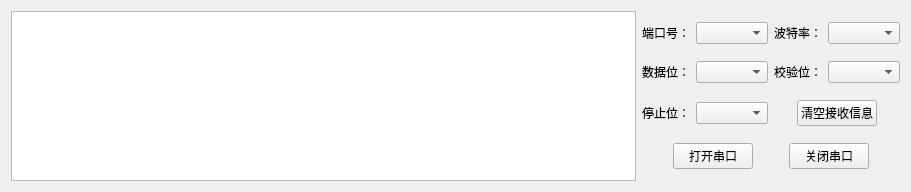
<?xml version="1.0" encoding="UTF-8"?>
<ui version="4.0">
 <class>Usart</class>
 <widget class="QWidget" name="Usart">
  <property name="geometry">
   <rect>
    <x>0</x>
    <y>0</y>
    <width>911</width>
    <height>192</height>
   </rect>
  </property>
  <property name="windowTitle">
   <string>Form</string>
  </property>
  <layout class="QHBoxLayout" name="horizontalLayout_11" stretch="5,1">
   <item>
    <widget class="QTextEdit" name="PortInfo"/>
   </item>
   <item>
    <layout class="QVBoxLayout" name="verticalLayout">
     <item>
      <layout class="QHBoxLayout" name="horizontalLayout_6">
       <item>
        <layout class="QHBoxLayout" name="horizontalLayout_2" stretch="1,2">
         <item>
          <widget class="QLabel" name="label_2">
           <property name="text">
            <string>端口号：</string>
           </property>
          </widget>
         </item>
         <item>
          <widget class="QComboBox" name="PortCB"/>
         </item>
        </layout>
       </item>
       <item>
        <layout class="QHBoxLayout" name="horizontalLayout" stretch="1,2">
         <item>
          <widget class="QLabel" name="label">
           <property name="text">
            <string>波特率：</string>
           </property>
          </widget>
         </item>
         <item>
          <widget class="QComboBox" name="BaudCB"/>
         </item>
        </layout>
       </item>
      </layout>
     </item>
     <item>
      <layout class="QHBoxLayout" name="horizontalLayout_7">
       <item>
        <layout class="QHBoxLayout" name="horizontalLayout_3" stretch="1,2">
         <item>
          <widget class="QLabel" name="label_3">
           <property name="text">
            <string>数据位：</string>
           </property>
          </widget>
         </item>
         <item>
          <widget class="QComboBox" name="NumbitCB"/>
         </item>
        </layout>
       </item>
       <item>
        <layout class="QHBoxLayout" name="horizontalLayout_4" stretch="1,2">
         <item>
          <widget class="QLabel" name="label_4">
           <property name="text">
            <string>校验位：</string>
           </property>
          </widget>
         </item>
         <item>
          <widget class="QComboBox" name="CheckbitCB"/>
         </item>
        </layout>
       </item>
      </layout>
     </item>
     <item>
      <layout class="QHBoxLayout" name="horizontalLayout_9">
       <item>
        <layout class="QHBoxLayout" name="horizontalLayout_5" stretch="1,2">
         <item>
          <widget class="QLabel" name="label_5">
           <property name="text">
            <string>停止位：</string>
           </property>
          </widget>
         </item>
         <item>
          <widget class="QComboBox" name="StopbitCB"/>
         </item>
        </layout>
       </item>
       <item>
        <layout class="QHBoxLayout" name="horizontalLayout_8" stretch="1,2,1">
         <item>
          <spacer name="horizontalSpacer_2">
           <property name="orientation">
            <enum>Qt::Horizontal</enum>
           </property>
           <property name="sizeHint" stdset="0">
            <size>
             <width>40</width>
             <height>20</height>
            </size>
           </property>
          </spacer>
         </item>
         <item>
          <widget class="QPushButton" name="ClearPortInfoBtn">
           <property name="text">
            <string>清空接收信息</string>
           </property>
          </widget>
         </item>
         <item>
          <spacer name="horizontalSpacer">
           <property name="orientation">
            <enum>Qt::Horizontal</enum>
           </property>
           <property name="sizeHint" stdset="0">
            <size>
             <width>40</width>
             <height>20</height>
            </size>
           </property>
          </spacer>
         </item>
        </layout>
       </item>
      </layout>
     </item>
     <item>
      <layout class="QHBoxLayout" name="horizontalLayout_10" stretch="1,2,1,2,1">
       <item>
        <spacer name="horizontalSpacer_4">
         <property name="orientation">
          <enum>Qt::Horizontal</enum>
         </property>
         <property name="sizeHint" stdset="0">
          <size>
           <width>40</width>
           <height>20</height>
          </size>
         </property>
        </spacer>
       </item>
       <item>
        <widget class="QPushButton" name="OpenPortBtn">
         <property name="text">
          <string>打开串口</string>
         </property>
        </widget>
       </item>
       <item>
        <spacer name="horizontalSpacer_3">
         <property name="orientation">
          <enum>Qt::Horizontal</enum>
         </property>
         <property name="sizeHint" stdset="0">
          <size>
           <width>40</width>
           <height>20</height>
          </size>
         </property>
        </spacer>
       </item>
       <item>
        <widget class="QPushButton" name="ClosePortBtn">
         <property name="text">
          <string>关闭串口</string>
         </property>
        </widget>
       </item>
       <item>
        <spacer name="horizontalSpacer_5">
         <property name="orientation">
          <enum>Qt::Horizontal</enum>
         </property>
         <property name="sizeHint" stdset="0">
          <size>
           <width>40</width>
           <height>20</height>
          </size>
         </property>
        </spacer>
       </item>
      </layout>
     </item>
    </layout>
   </item>
  </layout>
 </widget>
 <resources/>
 <connections/>
</ui>
